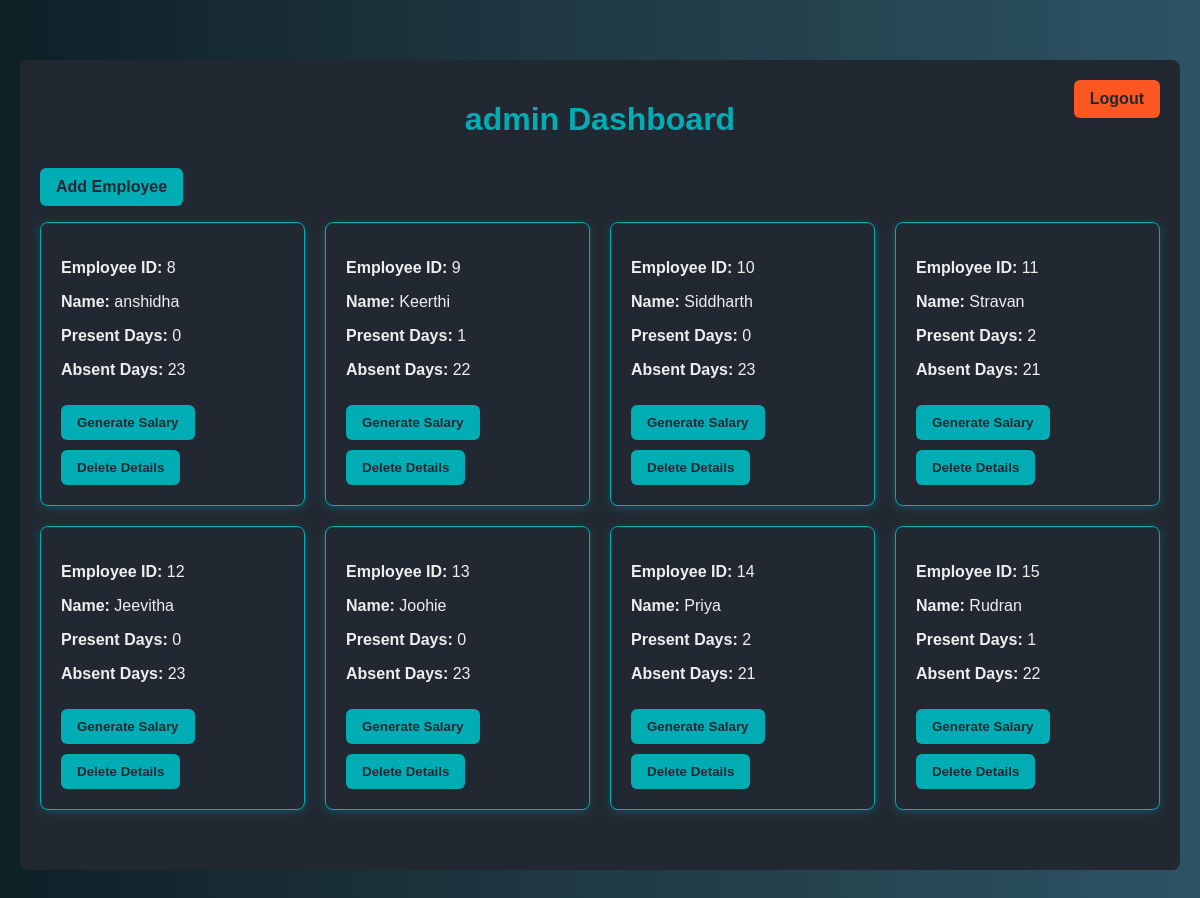
Screenshot of /payroll/dashboard/ (signed in) with the database file from the repository.
### payroll_app/models.py (models this page shows)
class CustomUser(AbstractUser):
    phone_number=models.CharField(max_length=20)
    address=models.TextField()
    department=models.CharField(max_length=100)
    basic_salary=models.DecimalField(max_digits=10,decimal_places=3)
    role= models.CharField(max_length=20, choices=[
    ('admin', 'Admin'),
    ('employee', 'Employee')
],default="admin")

### payroll_app/views.py (the view)
# urls.py: path('dashboard/',dashboard,name="dashboard"),
@login_required
def dashboard(request):
    user = request.user
    today = datetime.datetime.now()
    days_in_month = calendar.monthrange(today.year, today.month)[1]
    total_working_days = sum(1 for day in range(1, days_in_month + 1)
                             if datetime.date(today.year, today.month, day).weekday() < 5)
    today_date = datetime.date(today.year, today.month, today.day)
    if user.role.lower() == "employee":
        tillnow_working_days = sum(1 for day in range(1, today_date.day)
                                   if datetime.date(today.year, today.month, day).weekday() < 5)+1
        present = Attendance.objects.filter(employee_name=user, time__month=today.month, time__year=today.year,status="present")
        present_days = present.count()
        absent_days = tillnow_working_days - present_days
        upcoming_working_days = total_working_days - tillnow_working_days
        context = {
            "emp_id": user.id,
            "total_year": today.year,
            "today_month": today.month,
            "total_days": total_working_days,
            "tillnow_working_days": tillnow_working_days,
            "upcoming_working_days": upcoming_working_days,
            "present_days": present_days,
            "absent_days": absent_days,
            "user_name": user.username,
            "Role": user.role,
        }
        if request.method == "POST":
            print("sal")
            if request.POST.get("action") == "show":
                salaries = Salary.objects.filter(employee_name=user).order_by('-year', '-month')
                context["salaries"] = salaries
            elif request.POST.get("action") =="hide":
                context["salaries"] = None
        return render(request, 'dashboard.html', context)
    elif user.role.lower() == "admin":
        employees = CustomUser.objects.filter(role__iexact='employee')
        emp_data = []
        for emp in employees:
            present = Attendance.objects.filter(employee_name=emp, time__month=today.month, time__year=today.year)
            present_days = present.count()
            absent_days = total_working_days - present_days
            sal_details = Salary.objects.filter(employee_name=emp, month=today_date.month, year=today_date.year).first()
            emp_data.append({
                "emp_name": emp.username,
                "emp_id": emp.id,
                "present_days": present_days,
                "absent_days": absent_days,
                "salary_status": bool(sal_details),
                "salary_amount": sal_details.salary_amount if sal_details else None,
            })
        return render(request, "dashboard.html", {"Role": "admin", "employees": emp_data})
    return HttpResponse("Nothing to display")

### payroll_app/templates/dashboard.html (shortened to what this page needs)
<!DOCTYPE html>
<html lang="en">
<head>
</head>
<body>
  <div class="dashboard-container {% if user.role == 'employee' %}employee-dashboard{% elif user.role == 'admin' %}admin-dashboard{% endif %}">
    <a href="{% url 'logout' %}" class="logout-btn">Logout</a>
    {% if user.role == 'employee' %}
      <h2>Welcome, {{ user_name }}</h2>
      <h2>Dashboard</h2>
      <div class="box-container">
        <div class="box"><p><strong>Role:</strong> {{ Role }}</p></div>
        <div class="box"><p><strong>Month:</strong> {{ today_month }}/{{ total_year }}</p></div>
        <div class="box"><p><strong>Total working days:</strong> {{ total_days }}</p></div>
        <div class="box"><p><strong>Till now working days:</strong> {{ tillnow_working_days }}</p></div>
        <div class="box"><p><strong>Upcoming working days:</strong> {{ upcoming_working_days }}</p></div>
        <div class="box"><p><strong>Present days:</strong> {{ present_days }}</p></div>
        <div class="box"><p><strong>Absent days:</strong> {{ absent_days }}</p></div>
      </div>
      <h2>{{ user_name }} – Salary History</h2>
      <form method="post">
        {% csrf_token %}
        <input type="hidden" name="emp_id" value="{{ emp_id }}">
        {% if salaries %}
          <button type="submit" name="action" value="hide">Close</button>
        {% else %}
          <button type="submit" name="action" value="show">Show Salary History</button>
        {% endif %}
      </form>
      {% if salaries %}
        <div class="box-container">
          {% for s in salaries %}
            <div class="box box-office">
              <p><strong>Month:</strong> {{ s.month }}</p>
              <p><strong>Year:</strong> {{ s.year }}</p>
              <p><strong>Present Days:</strong> {{ s.present_days }}</p>
              <p><strong>Absent Days:</strong> {{ s.absent_days }}</p>
              <p><strong>Salary:</strong> ₹{{ s.salary_amount }}</p>
              <p><strong>Generated On:</strong> {{ s.generated_on }}</p>
              <p><a class="btn" href="{% url 'download_payslip' s.id %}">Download Payslip</a></p>
            </div>
          {% endfor %}
        </div>
      {% endif %}
    {% elif user.role == 'admin' %}
      <h1>{{ Role }} Dashboard</h1>
      <p><a class="btn" href="{% url 'signup' %}">Add Employee</a></p>
      <div class="box-container">
        {% for i in employees %}
          <div class="box box-office">
            <p><strong>Employee ID:</strong> {{ i.emp_id }}</p>
            <p><strong>Name:</strong> {{ i.emp_name }}</p>
            <p><strong>Present Days:</strong> {{ i.present_days }}</p>
            <p><strong>Absent Days:</strong> {{ i.absent_days }}</p>
            <form method="post" action="{% url 'generate_salary' %}" onsubmit="return confirm('Generate salary for {{ i.emp_name }}?');">
              <button type="submit">Generate Salary</button>
            </form>
            <form method="post" action="{% url 'delete_employee' i.emp_id %}" onsubmit="return confirm('Delete employee {{ i.emp_name }}?');">
              <button type="submit">Delete Details</button>
            </form>
          </div>
        {% endfor %}
      </div>
    {% endif %}
  </div>
</body>
</html>

### payroll_app/templates/dashboard.html (style rules this page uses)
body { font-family: Arial, Helvetica, sans-serif; background: linear-gradient(to right, #0f2027, #203a43, #2c5364); margin: 0; padding: 20px; color: #333; }
.dashboard-container { max-width: 1200px; margin: 40px auto; padding: 20px; border-radius: 8px; position: relative; box-sizing: border-box; }
h1, h2 { text-align: center; margin-bottom: 20px; }
button, .btn { padding: 10px 16px; border: none; border-radius: 6px; cursor: pointer; font-weight: bold; text-decoration: none; display: inline-block; margin-top: 10px; color: #fff; transition: background-color 0.3s; }
.logout-btn { position: absolute; top: 20px; right: 20px; padding: 10px 16px; border-radius: 6px; font-weight: bold; border: none; cursor: pointer; text-decoration: none; transition: background-color 0.3s; color: #fff; }
.admin-dashboard { background-color: #222831; color: #eeeeee; }
.admin-dashboard h1 { color: #00adb5; }
.admin-dashboard .box-container { display: flex; flex-wrap: wrap; gap: 20px; justify-content: space-around; margin-bottom: 40px; }
.admin-dashboard .box { background-color: #393e46; border: 1px solid #00adb5; border-radius: 8px; padding: 20px; box-shadow: 0 2px 8px rgba(0, 173, 181, 0.3); transition: transform 0.3s, box-shadow 0.3s, border-color 0.3s; flex: 1 1 20%; min-width: 180px; box-sizing: border-box; color: #eeeeee; }
.admin-dashboard .box-office { background-color: #222831; }
.admin-dashboard button { background-color: #00adb5; color: #222831; }
.admin-dashboard .btn { background-color: #00adb5; color: #222831; }
.admin-dashboard .logout-btn { background-color: #ff5722; color: #222831; }

### rows the page displays
CustomUser: role "admin"
CustomUser: emp_name "anshidha"
CustomUser: emp_name "Keerthi"
CustomUser: emp_name "Siddharth"
CustomUser: emp_name "Stravan"
CustomUser: emp_name "Jeevitha"
CustomUser: emp_name "Joohie"
CustomUser: emp_name "Priya"
CustomUser: emp_name "Rudran"

### other values shown
{{ i.emp_id }} "8" "9" "10" "11" "12" "13" "14" "15"
{{ i.present_days }} "0" "1" "0" "2" "0" "0" "2" "1"
{{ i.absent_days }} "23" "22" "23" "21" "23" "23" "21" "22"
